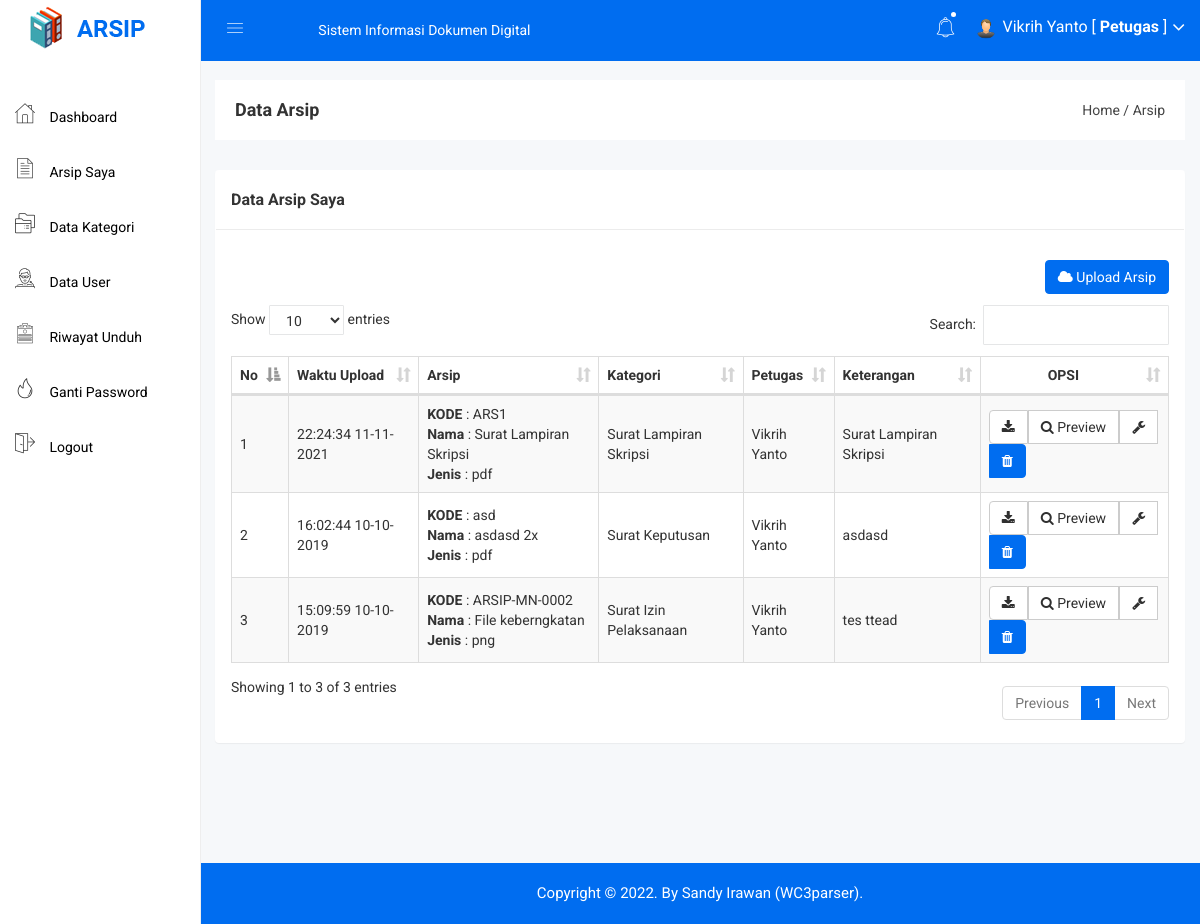
Page /petugas/arsip.php (signed in) on the committed database.
### tables this page shows
CREATE TABLE `arsip` (
  `arsip_id` int(11) NOT NULL,
  `arsip_waktu_upload` datetime NOT NULL,
  `arsip_petugas` int(11) NOT NULL,
  `arsip_kode` varchar(255) NOT NULL,
  `arsip_nama` varchar(255) NOT NULL,
  `arsip_jenis` varchar(255) NOT NULL,
  `arsip_kategori` int(11) NOT NULL,
  `arsip_keterangan` text NOT NULL,
  `arsip_file` varchar(255) NOT NULL
);

CREATE TABLE `kategori` (
  `kategori_id` int(11) NOT NULL,
  `kategori_nama` varchar(255) NOT NULL,
  `kategori_keterangan` text NOT NULL
);

CREATE TABLE `petugas` (
  `petugas_id` int(11) NOT NULL,
  `petugas_nama` varchar(255) NOT NULL,
  `petugas_username` varchar(255) NOT NULL,
  `petugas_password` varchar(255) NOT NULL,
  `petugas_foto` varchar(255) NOT NULL
);

### petugas/arsip.php (the view, shortened to what this page needs)
<?php include 'header.php'; ?>
<div class="breadcome-area">
    <div class="container-fluid">
        <div class="row">
            <div class="col-lg-12 col-md-12 col-sm-12 col-xs-12">
                <div class="breadcome-list">
                    <div class="row">
                        <div class="col-lg-6 col-md-6 col-sm-6 col-xs-12">
                            <div class="breadcome-heading">
                                <h4 style="margin-bottom: 0px">Data Arsip</h4>
                            </div>
                        </div>
                        <div class="col-lg-6 col-md-6 col-sm-6 col-xs-12">
                            <ul class="breadcome-menu" style="padding-top: 0px">
                                <li><a href="#">Home</a> <span class="bread-slash">/</span></li>
                                <li><span class="bread-blod">Arsip</span></li>
                            </ul>
                        </div>
                    </div>
                </div>
            </div>
        </div>
    </div>
</div>
<div class="container-fluid">
    <div class="panel panel">
        <div class="panel-heading">
            <h3 class="panel-title">Data Arsip Saya</h3>
        </div>
        <div class="panel-body">
            <div class="pull-right">
                <a href="arsip_tambah.php" class="btn btn-primary"><i class="fa fa-cloud"></i> Upload Arsip</a>
            </div>
            <br>
            <br>
            <br>
            <table id="table" class="table table-bordered table-striped table-hover table-datatable">
                <thead>
                    <tr>
                        <th width="1%">No</th>
                        <th>Waktu Upload</th>
                        <th>Arsip</th>
                        <th>Kategori</th>
                        <th>Petugas</th>
                        <th>Keterangan</th>
                        <th class="text-center" width="20%">OPSI</th>
                    </tr>
                </thead>
                <tbody>
                    <?php
                    include '../koneksi.php';
                    $no = 1;
                    $saya = $_SESSION['id'];
                    $arsip = mysqli_query($koneksi,"SELECT * FROM arsip,kategori,petugas WHERE arsip_petugas=petugas_id and arsip_kategori=kategori_id and arsip_petugas='$saya' ORDER BY arsip_id DESC");
                    while($p = mysqli_fetch_array($arsip)){
                        ?>
                        <tr>
                            <td><?php echo $no++; ?></td>
                            <td><?php echo date('H:i:s  d-m-Y',strtotime($p['arsip_waktu_upload'])) ?></td>
                            <td>
                                <b>KODE</b> : <?php echo $p['arsip_kode'] ?><br>
                                <b>Nama</b> : <?php echo $p['arsip_nama'] ?><br>
                                <b>Jenis</b> : <?php echo $p['arsip_jenis'] ?><br>
                            </td>
                            <td><?php echo $p['kategori_nama'] ?></td>
                            <td><?php echo $p['petugas_nama'] ?></td>
                            <td><?php echo $p['arsip_keterangan'] ?></td>
                            <td class="text-center">
                                <div class="btn-group">
                                    <a target="_blank" class="btn btn-default" href="../arsip/<?php echo $p['arsip_file']; ?>"><i class="fa fa-download"></i></a>
                                    <a target="_blank" href="arsip_preview.php?id=<?php echo $p['arsip_id']; ?>" class="btn btn-default"><i class="fa fa-search"></i> Preview</a>
                                    <a href="arsip_edit.php?id=<?php echo $p['arsip_id']; ?>" class="btn btn-default"><i class="fa fa-wrench"></i></a>
                                    <button type="button" class="btn btn-primary" data-toggle="modal" data-target="#exampleModal_<?php echo $p['arsip_id']; ?>">
                                        <i class="fa fa-trash"></i>
                                    </button>
                                </div>
                            </td>
                        </tr>
                        <?php
                    }
                    ?>
                </tbody>
            </table>
        </div>
    </div>
</div>
<?php include 'footer.php'; ?>

### rows in the picture
arsip: arsip_waktu_upload "22:24:34 11-11-2021", arsip_kode "ARS1", arsip_nama "Surat Lampiran Skripsi", arsip_jenis "pdf", kategori.kategori_nama "Surat Lampiran Skripsi", petugas.petugas_nama "Vikrih Yanto", arsip_keterangan "Surat Lampiran Skripsi"
arsip: arsip_waktu_upload "16:02:44 10-10-2019", arsip_kode "asd", arsip_nama "asdasd 2x", arsip_jenis "pdf", kategori.kategori_nama "Surat Keputusan", petugas.petugas_nama "Vikrih Yanto", arsip_keterangan "asdasd"
arsip: arsip_waktu_upload "15:09:59 10-10-2019", arsip_kode "ARSIP-MN-0002", arsip_nama "File keberngkatan", arsip_jenis "png", kategori.kategori_nama "Surat Izin Pelaksanaan", petugas.petugas_nama "Vikrih Yanto", arsip_keterangan "tes ttead"

### other values in the picture
$_SESSION['nama'] "Vikrih Yanto"
